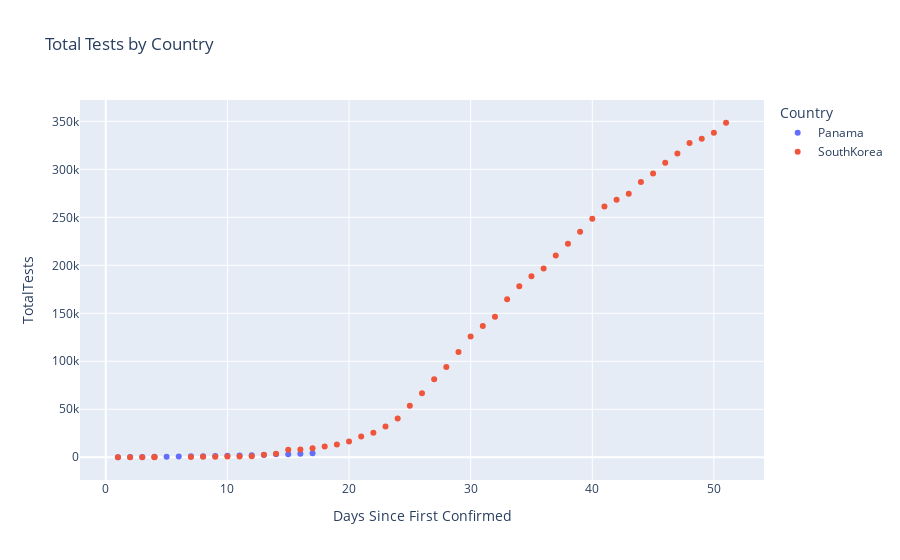

The notebook cell this image was saved under:
### Code cell
count_to_plot = ['Panama', 'SouthKorea']
y_to_plot =  'TotalTests'
x_lab = 'DaysSinceFirst'
x_axis = x_lab
stat_to_plot = y_to_plot
f = make_graph(count_to_plot, y_to_plot, x_lab, plot_style=0)
f

### Figure 1 — Plotly figure (JSON) as saved in the notebook; plotly's stock layout.template omitted (floating-point values rounded to 4 significant figures)
{"data": [{"customdata": [["Mar 09, 2020"], ["Mar 10, 2020"], ["Mar 11, 2020"], ["Mar 12, 2020"], ["Mar 13, 2020"], ["Mar 14, 2020"], ["Mar 15, 2020"], ["Mar 16, 2020"], ["Mar 17, 2020"], ["Mar 18, 2020"], ["Mar 19, 2020"], ["Mar 20, 2020"], ["Mar 21, 2020"], ["Mar 22, 2020"], ["Mar 23, 2020"], ["Mar 24, 2020"], ["Mar 25, 2020"], ["Jan 22, 2020"], ["Jan 23, 2020"], ["Jan 24, 2020"], ["Jan 25, 2020"], ["Jan 26, 2020"], ["Jan 27, 2020"], ["Jan 28, 2020"], ["Jan 29, 2020"], ["Jan 30, 2020"], ["Jan 31, 2020"], ["Feb 01, 2020"], ["Feb 02, 2020"], ["Feb 03, 2020"], ["Feb 04, 2020"], ["Feb 05, 2020"], ["Feb 06, 2020"], ["Feb 07, 2020"], ["Feb 08, 2020"], ["Feb 09, 2020"], ["Feb 10, 2020"], ["Feb 11, 2020"], ["Feb 12, 2020"], ["Feb 13, 2020"], ["Feb 14, 2020"], ["Feb 15, 2020"], ["Feb 16, 2020"], ["Feb 17, 2020"], ["Feb 18, 2020"], ["Feb 19, 2020"], ["Feb 20, 2020"], ["Feb 21, 2020"], ["Feb 22, 2020"], ["Feb 23, 2020"], ["Feb 24, 2020"], ["Feb 25, 2020"], ["Feb 26, 2020"], ["Feb 27, 2020"], ["Feb 28, 2020"], ["Feb 29, 2020"], ["Mar 01, 2020"], ["Mar 02, 2020"], ["Mar 03, 2020"], ["Mar 04, 2020"], ["Mar 05, 2020"], ["Mar 06, 2020"], ["Mar 07, 2020"], ["Mar 08, 2020"]], "hoverlabel": {"namelength": 0}, "hovertemplate": "Country=Panama<br>DaysSinceFirst=%{x}<br>TotalTests=%{y}<br>Date=%{customdata[0]}", "legendgroup": "Panama", "marker": {"color": "#636efa", "symbol": "circle"}, "mode": "markers", "name": "Panama", "showlegend": true, "type": "scatter", "x": [1, 2, 3, 4, 5, 6, 7, 8, 9, 10, 11, 12, 13, 14, 15, 16, 17, null, null, null, null, null, null, null, null, null, null, null, null, null, null, null, null, null, null, null, null, null, null, null, null, null, null, null, null, null, null, null, null, null, null, null, null, null, null, null, null, null, null, null, null, null, null, null], "xaxis": "x", "y": [105, 146, 194, 401, 649, 857, 976, 1073, 1245, 1455, 1768, 2169, 2472, 3099, 3233, 3690, 4248, null, null, null, null, null, null, null, null, null, null, null, null, null, null, null, null, null, null, null, null, null, null, null, null, null, null, null, null, null, null, null, null, null, null, null, null, null, null, null, null, null, null, null, null, null, null, null], "yaxis": "y"}, {"customdata": [["Jan 20, 2020"], ["Jan 24, 2020"], ["Jan 26, 2020"], ["Jan 27, 2020"], ["Jan 28, 2020"], ["Jan 30, 2020"], ["Jan 31, 2020"], ["Feb 01, 2020"], ["Feb 02, 2020"], ["Feb 04, 2020"], ["Feb 05, 2020"], ["Feb 06, 2020"], ["Feb 07, 2020"], ["Feb 09, 2020"], ["Feb 11, 2020"], ["Feb 16, 2020"], ["Feb 17, 2020"], ["Feb 18, 2020"], ["Feb 19, 2020"], ["Feb 20, 2020"], ["Feb 21, 2020"], ["Feb 22, 2020"], ["Feb 23, 2020"], ["Feb 24, 2020"], ["Feb 25, 2020"], ["Feb 26, 2020"], ["Feb 27, 2020"], ["Feb 28, 2020"], ["Feb 29, 2020"], ["Mar 01, 2020"], ["Mar 02, 2020"], ["Mar 03, 2020"], ["Mar 04, 2020"], ["Mar 05, 2020"], ["Mar 06, 2020"], ["Mar 07, 2020"], ["Mar 08, 2020"], ["Mar 09, 2020"], ["Mar 10, 2020"], ["Mar 11, 2020"], ["Mar 12, 2020"], ["Mar 13, 2020"], ["Mar 14, 2020"], ["Mar 15, 2020"], ["Mar 16, 2020"], ["Mar 17, 2020"], ["Mar 18, 2020"], ["Mar 19, 2020"], ["Mar 20, 2020"], ["Mar 21, 2020"], ["Mar 22, 2020"], ["Mar 23, 2020"]], "hoverlabel": {"namelength": 0}, "hovertemplate": "Country=SouthKorea<br>DaysSinceFirst=%{x}<br>TotalTests=%{y}<br>Date=%{customdata[0]}", "legendgroup": "SouthKorea", "marker": {"color": "#EF553B", "symbol": "circle"}, "mode": "markers", "name": "SouthKorea", "showlegend": true, "type": "scatter", "x": [1, 2, 3, 4, 4, 5, 6, 7, 8, 9, 10, 11, 12, 13, 14, 15, 16, 17, 18, 19, 20, 21, 22, 23, 24, 25, 26, 27, 28, 29, 30, 31, 32, 33, 34, 35, 36, 37, 38, 39, 40, 41, 42, 43, 44, 45, 46, 47, 48, 49, 50, 51], "xaxis": "x", "y": [4, 27, 51, 61, 244, null, null, 371, 429, 607, 714, 885, 1130, 2598, 3629, 7919, 8171, 9265, 11173, 13202, 16400, 21586, 25577, 31923, 40304, 53553, 66652, 81167, 94055, 109591, 125851, 136707, 146541, 164740, 178189, 188518, 196618, 210144, 222395, 234998, 248647, 261335, 268212, 274504, 286716, 295647, 307024, 316664, 327509, 331780, 338036, 348582], "yaxis": "y"}], "layout": {"autosize": true, "legend": {"title": {"text": "Country"}, "tracegroupgap": 0}, "title": {"text": "Total Tests by Country"}, "xaxis": {"anchor": "y", "autorange": true, "domain": [0, 1], "range": [-2.143, 54.14], "title": {"text": "Days Since First Confirmed"}, "type": "linear"}, "yaxis": {"anchor": "x", "autorange": true, "domain": [0, 1], "range": [-25530.0, 374100.0], "title": {"text": "TotalTests"}, "type": "linear"}}}
